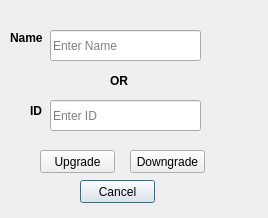
<?xml version="1.0" encoding="UTF-8"?>
<ui version="4.0">
 <class>confirmUpdate</class>
 <widget class="QDialog" name="confirmUpdate">
  <property name="geometry">
   <rect>
    <x>0</x>
    <y>0</y>
    <width>268</width>
    <height>218</height>
   </rect>
  </property>
  <property name="windowTitle">
   <string>Dialog</string>
  </property>
  <widget class="QLineEdit" name="idEdit">
   <property name="geometry">
    <rect>
     <x>50</x>
     <y>100</y>
     <width>151</width>
     <height>31</height>
    </rect>
   </property>
   <property name="placeholderText">
    <string>Enter ID</string>
   </property>
  </widget>
  <widget class="QLineEdit" name="nameEdit">
   <property name="geometry">
    <rect>
     <x>50</x>
     <y>30</y>
     <width>151</width>
     <height>31</height>
    </rect>
   </property>
   <property name="placeholderText">
    <string>Enter Name</string>
   </property>
  </widget>
  <widget class="QLabel" name="label">
   <property name="geometry">
    <rect>
     <x>30</x>
     <y>100</y>
     <width>16</width>
     <height>21</height>
    </rect>
   </property>
   <property name="font">
    <font>
     <weight>75</weight>
     <bold>true</bold>
    </font>
   </property>
   <property name="text">
    <string>ID</string>
   </property>
  </widget>
  <widget class="QLabel" name="label_2">
   <property name="geometry">
    <rect>
     <x>10</x>
     <y>30</y>
     <width>41</width>
     <height>16</height>
    </rect>
   </property>
   <property name="font">
    <font>
     <weight>75</weight>
     <bold>true</bold>
    </font>
   </property>
   <property name="text">
    <string>Name</string>
   </property>
  </widget>
  <widget class="QLabel" name="label_3">
   <property name="geometry">
    <rect>
     <x>110</x>
     <y>70</y>
     <width>31</width>
     <height>21</height>
    </rect>
   </property>
   <property name="font">
    <font>
     <weight>75</weight>
     <bold>true</bold>
    </font>
   </property>
   <property name="text">
    <string>OR</string>
   </property>
  </widget>
  <widget class="QPushButton" name="cancelButton">
   <property name="geometry">
    <rect>
     <x>80</x>
     <y>180</y>
     <width>75</width>
     <height>23</height>
    </rect>
   </property>
   <property name="text">
    <string>Cancel</string>
   </property>
  </widget>
  <widget class="QPushButton" name="upgradeButton">
   <property name="geometry">
    <rect>
     <x>40</x>
     <y>150</y>
     <width>75</width>
     <height>23</height>
    </rect>
   </property>
   <property name="text">
    <string>Upgrade</string>
   </property>
  </widget>
  <widget class="QPushButton" name="downgradeButton">
   <property name="geometry">
    <rect>
     <x>130</x>
     <y>150</y>
     <width>75</width>
     <height>23</height>
    </rect>
   </property>
   <property name="text">
    <string>Downgrade</string>
   </property>
  </widget>
 </widget>
 <resources/>
 <connections/>
</ui>
